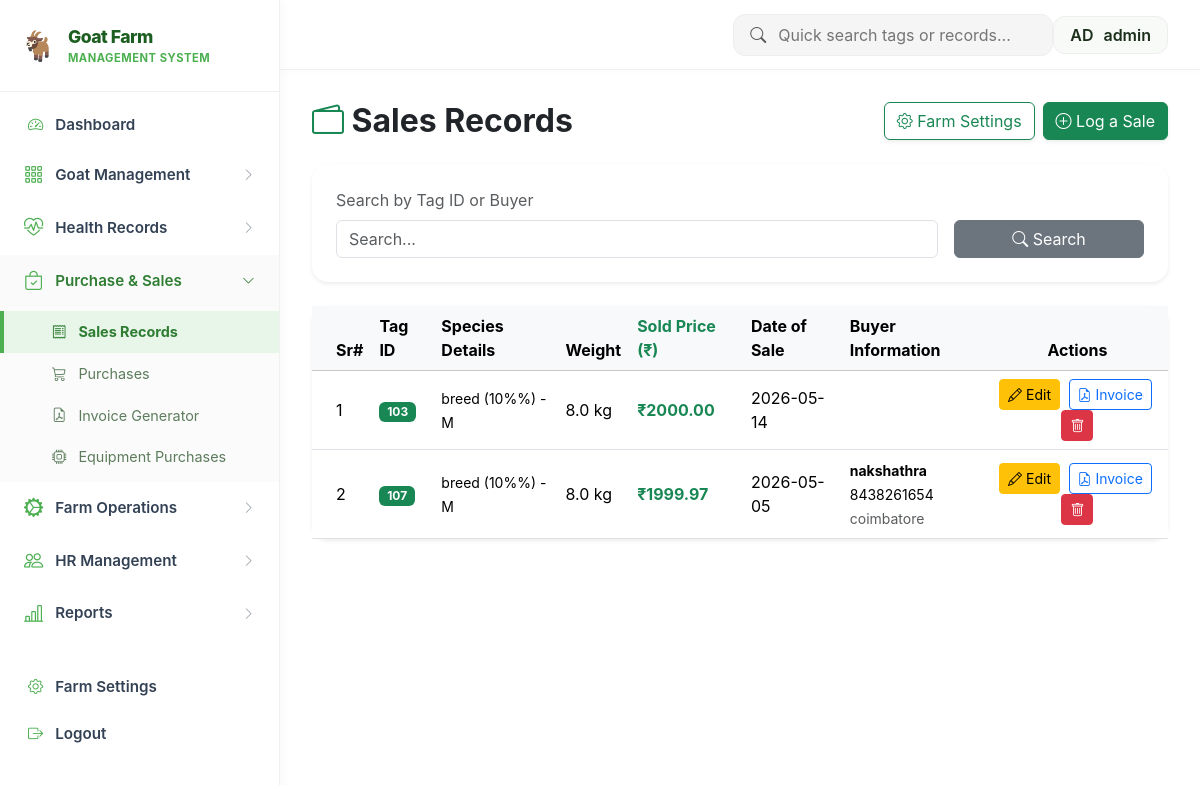
The app's page /sales (signed in), older data.
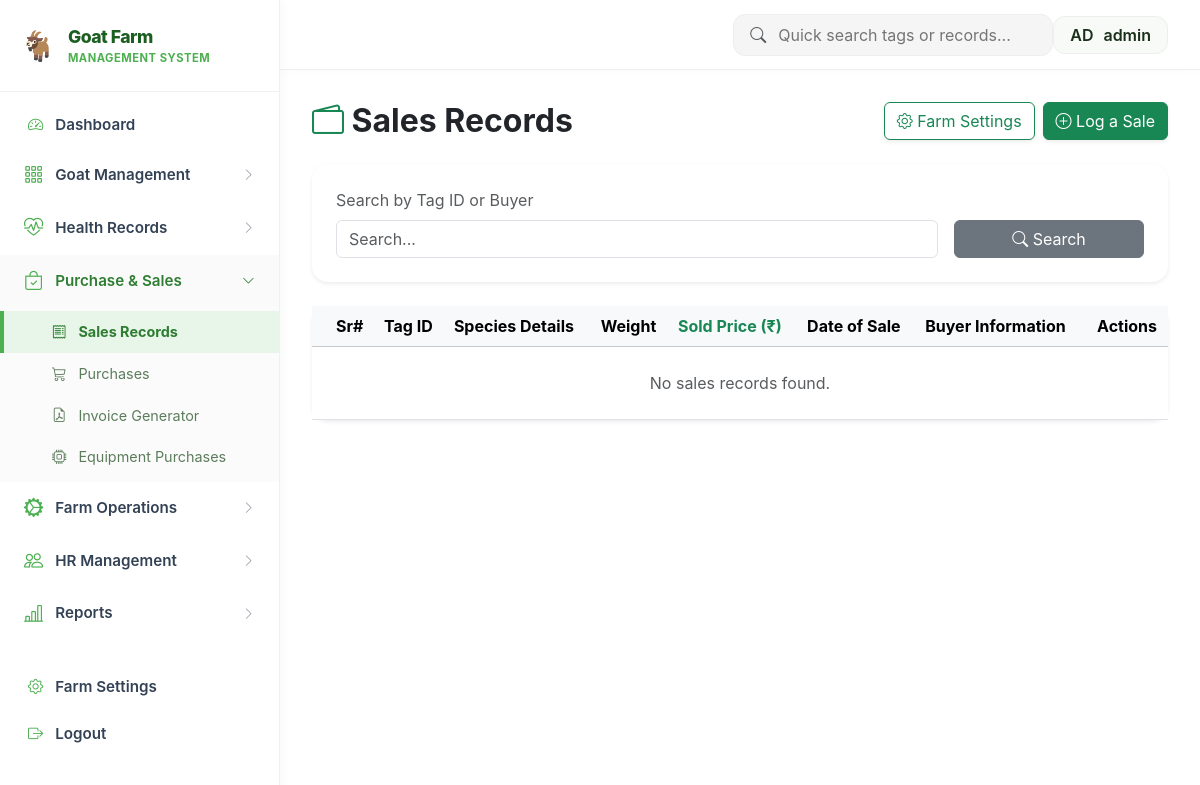
The same page, newer data.
### tables this page shows
CREATE TABLE sales_records (
                id INTEGER PRIMARY KEY AUTOINCREMENT,
                sr_no TEXT,
                tag_id TEXT NOT NULL,
                breed TEXT,
                breed_percent TEXT,
                gender TEXT,
                weight REAL,
                sold_price REAL,
                date_of_sale DATE,
                buyer_name TEXT,
                buyer_city TEXT,
                buyer_contact TEXT
            );

### Project_goatfarm.py (the view)
@app.route('/sales')
def sales():
    db = get_db()
    tag_search = request.args.get('tag_id', '')
    if tag_search:
        records = db.execute('SELECT * FROM sales_records WHERE tag_id LIKE ? OR buyer_name LIKE ? ORDER BY date_of_sale DESC',
             (f"%{tag_search}%", f"%{tag_search}%")).fetchall()
    else:
        records = db.execute('SELECT * FROM sales_records ORDER BY date_of_sale DESC').fetchall()
    return render_template('sales.html', records=records)

### Project_goatfarm.py (called while the page is built)
def get_db():
    conn = sqlite3.connect(DB_FILE)
    conn.row_factory = sqlite3.Row
    return conn

@app.before_request
def require_login():
    allowed_routes = ['login', 'static', 'register', 'verify_otp', 'goats', 'goat_detail']
    if request.endpoint not in allowed_routes and 'user_id' not in session:
        return redirect(url_for('login'))

### templates/sales.html
{% extends 'layout.html' %}
{% block content %}
<div class="d-flex justify-content-between align-items-center mb-4">
    <h2 class="fw-bold text-dark mb-0"><i class="bi bi-wallet2 text-success"></i> Sales Records</h2>
    <div class="d-flex gap-2">
        <a href="{{ url_for('farm_settings') }}" class="btn btn-outline-success shadow-sm" title="Configure Farm Details"><i class="bi bi-gear"></i> Farm Settings</a>
        <a href="{{ url_for('sales_add') }}" class="btn btn-success shadow-sm"><i class="bi bi-plus-circle"></i> Log a Sale</a>
    </div>
</div>
<div class="card border-0 shadow-sm rounded-4 mb-4">
    <div class="card-body p-4">
        <form method="GET" action="{{ url_for('sales') }}" class="row g-3 align-items-end">
            <div class="col-md-9">
                <label class="form-label text-muted">Search by Tag ID or Buyer</label>
                <input type="text" name="tag_id" class="form-control" value="{{ request.args.get('tag_id', '') }}" placeholder="Search...">
            </div>
            <div class="col-md-3">
                <button type="submit" class="btn btn-secondary w-100"><i class="bi bi-search"></i> Search</button>
            </div>
        </form>
    </div>
</div>
<div class="card border-0 shadow-sm rounded-4">
    <div class="card-body p-0">
        <div class="table-responsive">
            <table class="table table-hover align-middle mb-0">
                <thead class="table-light">
                    <tr>
                        <th class="ps-4">Sr#</th>
                        <th>Tag ID</th>
                        <th>Species Details</th>
                        <th>Weight</th>
                        <th class="text-success fw-bold">Sold Price (₹)</th>
                        <th>Date of Sale</th>
                        <th>Buyer Information</th>
                        <th class="text-center">Actions</th>
                    </tr>
                </thead>
                <tbody>
                    {% for r in records %}
                    <tr>
                        <td class="ps-4">{{ r.sr_no }}</td>
                        <td class="fw-bold"><span class="badge bg-success">{{ r.tag_id }}</span></td>
                        <td><small>{{ r.breed }} ({{ r.breed_percent }}%) - {{ r.gender }}</small></td>
                        <td>{{ r.weight }} kg</td>
                        <td class="text-success fw-bold">₹{{ "%.2f"|format(r.sold_price) }}</td>
                        <td>{{ r.date_of_sale }}</td>
                        <td><small><strong>{{ r.buyer_name }}</strong><br>{{ r.buyer_contact }}<br><span class="text-muted">{{ r.buyer_city }}</span></small></td>
                        <td class="text-center">
                            <a href="{{ url_for('sales_edit', id=r['id']) }}" class="btn btn-sm btn-warning me-1" title="Edit"><i class="bi bi-pencil"></i> Edit</a>
                            <a href="{{ url_for('generate_invoice', sales_id=r.id) }}" class="btn btn-sm btn-outline-primary me-1" title="View Invoice">
                                <i class="bi bi-file-earmark-pdf"></i> Invoice
                            </a>
                            <form method="POST" action="{{ url_for('sales_delete', id=r['id']) }}" style="display:inline;" onclick="return confirm('Delete this sale record?');">
                                <button type="submit" class="btn btn-sm btn-danger" title="Delete"><i class="bi bi-trash"></i></button>
                            </form>
                        </td>
                    </tr>
                    {% else %}
                    <tr>
                        <td colspan="8" class="text-center py-4 text-muted">No sales records found.</td>
                    </tr>
                    {% endfor %}
                </tbody>
            </table>
        </div>
    </div>
</div>
{% endblock %}

Row changes from the older to the newer data that the page shows:
removed sales_records: sr_no "1", tag_id "103", breed "breed", breed_percent "10%", gender "M", weight "8.0", sold_price "2000.00", date_of_sale "2026-05-14"
removed sales_records: sr_no "2", tag_id "107", breed "breed", breed_percent "10%", gender "M", weight "8.0", sold_price "1999.97", date_of_sale "2026-05-05", buyer_name "nakshathra", buyer_contact "8438261654", buyer_city "coimbatore"
Text that changed along with them:
text now shown: "No sales records found."
